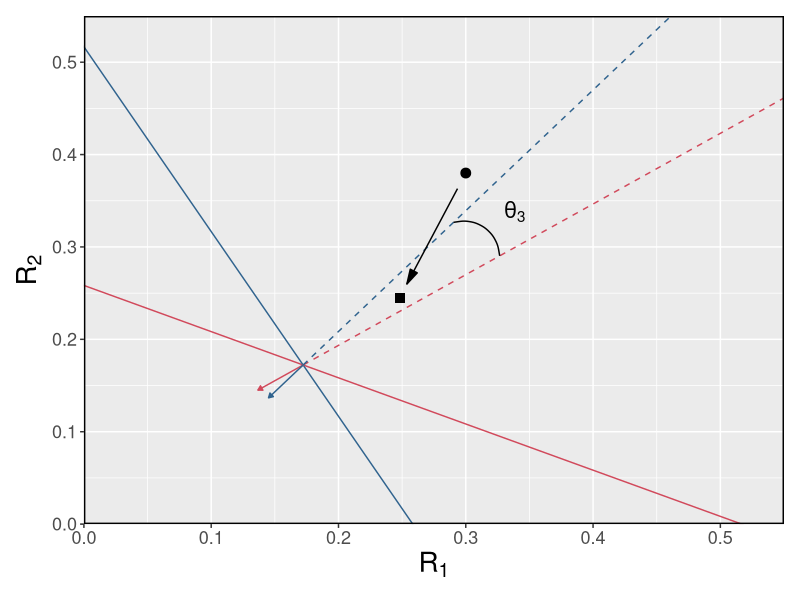
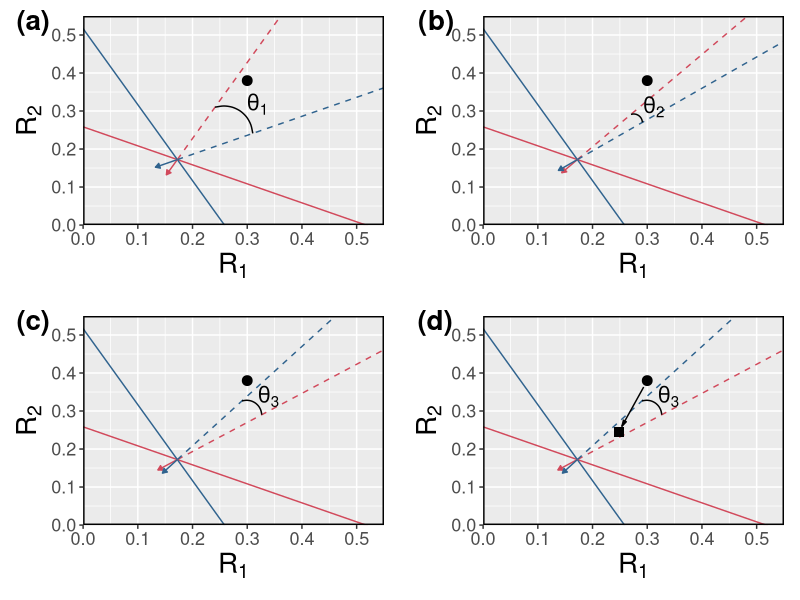

Write R code to recreate these figures, in order. (Note: this script raises an error after producing the figures.)
#################################################################################
#### Coexistence theory and the frequency-dependence of priority effects 
#### Ke & Letten (2018) Nature Ecology & Evolution
#### This R script creates Figure 1 in the main text
#### Effect of changing species' consumption vector and the supply ratio of two resources in a consumer-resource model on the fitness ratio and stabilization potential (niche difference) of coexistence theory.
#################################################################################




######################################
#### Load packages
######################################
library(tidyr)
library(ggplot2)
library(cowplot)
library(Cairo)




######################################
#### Parameter and saving space setup
######################################

#### Setup Tilman's consumer resource model parameters 
D = 0.7
c11 = 2; c12 = 4; c21 = 4; c22 = 2
w11 = 2; w12 = 4; w21 = 4; w22 = 2
k1 = 0.4; k2 = 0.4
r1 = 1; r2 = 1
T1 = 0.1; T2 = 0.1


#### Calculate slope and intercept for the ZNGI's
slope.1 = - (w11 / w12)
slope.2 = - (w21 / w22)
y.inter.1 = (D * (k1 - T1) + r1 * T1) / (w12 * (r1 - D))
y.inter.2 = (w21 / w22) * (D * (k2 - T2) + r2 * T2) / (w21 * (r2 - D))


#### Calculate equilibrium resource value
B1 = y.inter.1
B2 = y.inter.2
Lamda.1 = (w11 / w12)
Lamda.2 = (w21 / w22)
R1.star = (B1 - B2) / (Lamda.1 - Lamda.2)
R2.star = (B2 * Lamda.1 - B1 * Lamda.2) / (Lamda.1 - Lamda.2)  


#### Setup simulation angle (here, flip theta.1 and theta.2 to create priority effects)
theta.1 = acos(c12 / sqrt(c11^2 + c12^2)) * (180 / pi)
theta.2 = acos(c22 / sqrt(c21^2 + c22^2)) * (180 / pi)
theta.diff.1 = seq(theta.1, theta.2, length=99*2)
theta.diff.2 = seq(theta.2, theta.1, length=99*2)


#### Create saving space
#### Set 1 (square, a supply point with S1 > S2)
c11.save = c(); c12.save = c(); c21.save = c(); c22.save = c()
K1.save = c(); K2.save = c(); alpha.save = c(); beta.save = c()
impact.overlap.save = c(); status.save = c()
LV.slope.1.save = c(); LV.slope.2.save = c(); LV.inter.1.save = c(); LV.inter.2.save = c()

#### Set 2 (circle, a supply point with S1 < S2)
c11.save.2 = c(); c12.save.2 = c(); c21.save.2 = c(); c22.save.2 = c()
K1.save.2 = c(); K2.save.2 = c(); alpha.save.2 = c(); beta.save.2 = c()
impact.overlap.save.2 = c(); status.save.2 = c()
LV.slope.1.save.2 = c(); LV.slope.2.save.2 = c(); LV.inter.1.save.2 = c(); LV.inter.2.save.2 = c()


#### Setup resource supply rate (this affects fitness difference between species)
#### Set 1 (square, a supply point with S1 > S2)
S1 = 0.248; S2 = 0.245

#### Set 2 (circle, a supply point with S1 < S2)
S1.2 = 0.3; S2.2 = 0.38




######################################
#### Simulation for impact vector
######################################

#### Run calculation on different impact vector setup
for(i in 1:(99*2))
{
  #### Set 1 (square, a supply point with S1 > S2)
  # 1st -- get new impact vector for the new angle setting
  c11.save[i]=sin(theta.diff.1[i] * (pi / 180)) * (sqrt(c11^2 + c12^2))
  c12.save[i]=cos(theta.diff.1[i] * (pi / 180)) * (sqrt(c11^2 + c12^2))
  c21.save[i]=sin(theta.diff.2[i] * (pi / 180)) * (sqrt(c21^2 + c22^2))
  c22.save[i]=cos(theta.diff.2[i] * (pi / 180)) * (sqrt(c21^2 + c22^2))
  
  # 2nd -- get new LV-components for the new angle setting
  K1.save[i] = (D * (S2 + S1 * Lamda.1 - B1)) / (c12.save[i] + c11.save[i] * Lamda.1)
  K2.save[i] = (D * (S2 + S1 * Lamda.2 - B2)) / (c22.save[i] + c21.save[i] * Lamda.2)
  alpha.save[i] = (c22.save[i] + c21.save[i] * Lamda.1) / (c12.save[i] + c11.save[i] * Lamda.1)
  beta.save[i]  = (c12.save[i] + c11.save[i] * Lamda.2) / (c22.save[i] + c21.save[i] * Lamda.2)
  
  # 3rd -- get new LV-ZNGI for the new angle setting
  LV.slope.1.save[i] = -(1 / alpha.save[i])
  LV.slope.2.save[i] = -(beta.save[i])
  LV.inter.1.save[i] = K1.save[i] / alpha.save[i]
  LV.inter.2.save[i] = K2.save[i]
  
  # 4th -- get impact.niche.overlap for the new angle setting
  status.save[i] = ifelse(theta.diff.2[i] > theta.diff.1[i], 0, 1)  
  impact.overlap.save[i] = (c11.save[i] * c21.save[i] + c12.save[i] * c22.save[i]) / (sqrt(c11.save[i]^2 + c12.save[i]^2) * sqrt(c21.save[i]^2 + c22.save[i]^2))
  
  
  #### Set 2 (circle, a supply point with S1 < S2)
  # 1st -- get new impact vector for the new angle setting
  c11.save.2[i]=sin(theta.diff.1[i] * (pi / 180)) * (sqrt(c11^2 + c12^2))
  c12.save.2[i]=cos(theta.diff.1[i] * (pi / 180)) * (sqrt(c11^2 + c12^2))
  c21.save.2[i]=sin(theta.diff.2[i] * (pi / 180)) * (sqrt(c21^2 + c22^2))
  c22.save.2[i]=cos(theta.diff.2[i] * (pi / 180)) * (sqrt(c21^2 + c22^2))
  
  # 2nd -- get new LV-components for the new angle setting
  K1.save.2[i] = (D * (S2.2 + S1.2 * Lamda.1 - B1)) / (c12.save.2[i] + c11.save.2[i] * Lamda.1)
  K2.save.2[i] = (D * (S2.2 + S1.2 * Lamda.2 - B2)) / (c22.save.2[i] + c21.save.2[i] * Lamda.2)
  alpha.save.2[i] = (c22.save.2[i] + c21.save.2[i] * Lamda.1) / (c12.save.2[i] + c11.save.2[i] * Lamda.1)
  beta.save.2[i]  = (c12.save.2[i] + c11.save.2[i] * Lamda.2) / (c22.save.2[i] + c21.save.2[i] * Lamda.2)
  
  # 3rd -- get new LV-ZNGI for the new angle setting
  LV.slope.1.save.2[i] = -(1 / alpha.save.2[i])
  LV.slope.2.save.2[i] = -(beta.save.2[i])
  LV.inter.1.save.2[i] = K1.save.2[i] / alpha.save.2[i]
  LV.inter.2.save.2[i] = K2.save.2[i]
  
  # 4th -- get impact.niche.overlap for the new angle setting
  status.save.2[i] = ifelse(theta.diff.2[i] > theta.diff.1[i], 0, 1)  
  impact.overlap.save.2[i] = (c11.save.2[i] * c21.save.2[i] + c12.save.2[i] * c22.save.2[i]) / (sqrt(c11.save.2[i]^2 + c12.save.2[i]^2) * sqrt(c21.save.2[i]^2 + c22.save.2[i]^2))
}




######################################
#### Plot ZNGI state-space diagram
######################################

#### Gather data for ploting 
moving.impact = data.frame(c11.save, 
                           c21.save, 
                           c22.save, 
                           c12.save, 
                           R1.star = rep(R1.star, length(c11.save)), 
                           R2.star = rep(R2.star, length(c11.save)))
ZNGI.df = data.frame(bl = c(R1.star), ob = c(R2.star))
supply.seg = data.frame(x1 = S1.2-0.125*(0.3-0.248), y1 = S2.2-0.125*(0.38-0.245), 
                        x2 = S1+0.11*(0.3-0.248), y2 = S2+0.11*(0.38-0.245))

#### Plot setting 
impact.subst.ZNGI = list()
impact.params = c(1, 70, 140, 140)
alpha.vec = c(1.0, 0.8, 0.5, 0.5)
curve.vec = c(0.5, 0.5, -0.5, -0.5)
pos.vec = c(0.008, 0.02, 0.048, 0.048)
label.vec = c("theta[1]", "theta[2]", "theta[3]", "theta[3]")
angle.sep = c(29, 29, 23, 23)
mylims.x = 0.55
mylims.y = 0.55


#### Plot !
for(i in 1:4){
  
  temp = eval(substitute(
      
      # Plot ZNGIs
      ggplot(ZNGI.df,
             aes(x=bl, y=ob)) +   
      geom_point(x = S1.2, y = S2.2, size = 3) +
      geom_abline(intercept = y.inter.1, 
                  slope = slope.1, 
                  col ='#d1495b', 
                  size = 0.5) +
      geom_abline(intercept = y.inter.2, 
                  slope = slope.2, 
                  col ='#30638e', 
                  size = 0.5) + 
      coord_cartesian(expand = 0, 
                      ylim=c(0, mylims.y), 
                      xlim = c(0, mylims.x)) +
      
      # Plot impact vectors and its extensions for selected angles 
      geom_segment(data = moving.impact[impact.params[i], ], 
                   aes(x = R1.star, y = R2.star, xend = R1.star-c11.save/100, yend = R2.star-c12.save/100), 
                   size = 0.5, 
                   col='#d1495b', 
                   arrow = arrow(type = "closed", length = unit(0.05, "inches"))) + 
      geom_segment(data = moving.impact[impact.params[i], ], 
                   aes(x = R1.star, y = R2.star, xend = R1.star-c21.save/100, yend = R2.star-c22.save/100), 
                   size = 0.5, col='#30638e', 
                   arrow = arrow(type = "closed", length = unit(0.05, "inches"))) + 
      geom_segment(data = moving.impact[impact.params[i], ], 
                   aes(x = R1.star, y = R2.star, xend = R1.star+c11.save, yend = R2.star+c12.save), 
                   size = 0.5, 
                   col='#d1495b', 
                   linetype = 2) + 
      geom_segment(data = moving.impact[impact.params[i],], 
                   aes(x = R1.star, y = R2.star, xend = R1.star+c21.save, yend = R2.star+c22.save), 
                   size = 0.5, 
                   col='#30638e', 
                   linetype = 2) + 
      
      # Plot selected angles with curves
      geom_curve(x = R1.star+c21.save[impact.params[i]]/angle.sep[i],
                 xend = R1.star+c11.save[impact.params[i]]/angle.sep[i],
                 y = R2.star+c22.save[impact.params[i]]/angle.sep[i],
                 yend = R2.star+c12.save[impact.params[i]]/angle.sep[i],
                 curvature = curve.vec[i],
                 size = 0.5,
                 col='black',
                 linetype = 1) +
      
      # Plot text indicating angles
      geom_text(x = R1.star+c21.save[impact.params[i]]/angle.sep[i] + pos.vec[i], 
                y = R2.star+c12.save[impact.params[i]]/angle.sep[i] + pos.vec[i], 
                label = label.vec[i], 
                parse = TRUE,  
                size = 5.5) +
      
      # Other settings 
      xlab(expression(R[1])) + 
      ylab(expression(R[2])) +
      
      theme(legend.position = "none", 
            plot.margin = unit(c(0.8,0.8,0.8,0.8), "lines"),
            axis.text = element_text(size=13),
            axis.title=element_text(size=20)) +
      panel_border(colour = "black")
      
  , list(i = i)))
 
  # Add Set 1 supply point only for the last panel and an arrow between the two supply points
  if(i == 4) {temp = temp + geom_point(x = S1, y = S2, size = 3, shape = 15)}
  if(i == 4) {temp = temp + geom_segment(data = supply.seg, aes(x = x1, y = y1, xend = x2, yend = y2), size = 0.5, arrow = arrow(length = unit(0.03, "npc"), angle = 15, type = "closed"))}
  
  impact.subst.ZNGI[[i]] = temp
}


#### Summarize into a four panel figure 
ZNGIs = plot_grid(impact.subst.ZNGI[[1]], impact.subst.ZNGI[[2]], impact.subst.ZNGI[[3]], impact.subst.ZNGI[[4]], nrow = 2, ncol = 2, labels = c("(a)", "(b)", "(c)", "(d)"), label_size=20)




######################################
#### Plot Chesson's plot
######################################

#### Function setting for Chesson's plot
ggplot.MCT.stablizing.logscale = function(YMIN){
  x.1 = seq(1, 0, by=-0.001)
  x.2 = seq(0, -1, by=-0.001)
  y1.1 = 1/((1-x.1))
  y2.1 = 1-x.1
  y1.2 = 1/((1-x.2))
  y2.2 = 1-x.2
  
  cf.df.1 = data.frame(my.x = c(x.1, x.1), 
                       my.y = c(y1.1, y2.1), 
                       whichy = c(rep("y1", times = length(seq(1, 0, by=-0.001))), 
                                  rep("y2", times = length(seq(1, 0, by=-0.001)))))
  rib.dims.1 = data.frame(min.dim = y1.1, max.dim = y2.1, x.dim = x.1)
  
  cf.df.2 = data.frame(my.x = c(x.2, x.2), 
                       my.y = c(y1.2, y2.2), 
                       whichy = c(rep("y1", times = length(seq(0, -1, by=-0.001))), 
                                  rep("y2", times = length(seq(0, -1, by=-0.001)))))
  rib.dims.2 = data.frame(min.dim = y1.2, max.dim = y2.2, x.dim = x.2)
  
  ggplot() + 
    geom_ribbon(data = rib.dims.1, 
                aes(x = x.dim, 
                    ymin = min.dim, 
                    ymax = max.dim), 
                fill = "grey", 
                alpha = 0.3) +
    geom_line(data = cf.df.1, 
              aes(x = my.x, 
                  y = my.y,
                  linetype = whichy,
                  group = whichy), 
              col = "black") +     
    geom_ribbon(data = rib.dims.2, 
                aes(x = x.dim, 
                    ymin = min.dim, 
                    ymax = max.dim), 
                fill = "darkgrey", 
                alpha = 0.6) +
    geom_line(data = cf.df.2, 
              aes(x = my.x, 
                  y = my.y,
                  linetype = whichy,
                  group = whichy), 
              col = "black") + 
    geom_abline(intercept = 0, 
                slope = 0, 
                lty = 2, 
                col = "darkgrey") + 
    geom_vline(xintercept = 0, 
               lty = 2, 
               col = "darkgrey") +
    panel_border(colour = "black") +
    scale_y_log10() +
    scale_linetype_manual(values = c("y2" = "solid", 
                                     "y1" = "dotted")) +
    xlab(expression(paste("Stabilization potential ( 1 - ", rho, " )", sep = ""))) + 
    ylab(expression(paste("Fitness ratio ( ", frac(italic(f[2]), italic(f[1])), " )", sep=""))) +
    theme(legend.position = "none", 
          axis.title.y = element_text(angle = 90), 
          axis.title = element_text(size = 20))
}


#### Setup ploting range with the index 'ri'
#### Set 1 (square, a supply point with S1 > S2)
ri = c(1:(99*2))
K1.plot.region = K1.save[ri]
K2.plot.region = K2.save[ri]
alpha.plot.region = alpha.save[ri]
beta.plot.region = beta.save[ri]
overlap.plot.region = impact.overlap.save[ri]

#### Set 2 (circle, a supply point with S1 < S2)
ri.2 = c(1:(99*2))
K1.plot.region.2 = K1.save.2[ri.2]
K2.plot.region.2 = K2.save.2[ri.2]
alpha.plot.region.2 = alpha.save.2[ri.2]
beta.plot.region.2 = beta.save.2[ri.2]
overlap.plot.region.2 = impact.overlap.save.2[ri.2]


#### Calculate Chesson's fitness and niche difference for each angle
#### Set 1 (square, a supply point with S1 > S2)
niche.overlap = sqrt(alpha.save[ri] * beta.save[ri])
fitness.diffs = (K2.save[ri] / K1.save[ri]) * sqrt(alpha.save[ri] / beta.save[ri])

#### Set 2 (circle, a supply point with S1 < S2)
niche.overlap.2 = sqrt(alpha.save.2[ri.2] * beta.save.2[ri.2])
fitness.diffs.2 = (K2.save.2[ri.2] / K1.save.2[ri.2]) * sqrt(alpha.save.2[ri.2] / beta.save.2[ri.2])


#### Gather data for ploting 
#### Set 1 (square, a supply point with S1 > S2)
df.temp.subst = data.frame(fitness = fitness.diffs, 
                           overlap = overlap.plot.region, 
                           Rho = niche.overlap, 
                           Rho.inv = 1/niche.overlap)
df.gg.subst = gather(df.temp.subst, key = param, value = score, -overlap)
stable.temp = data.frame(AFD = df.gg.subst$score[df.gg.subst$param == "fitness"], 
                         ND = df.gg.subst$score[df.gg.subst$param == "Rho"], 
                         SND = 1 - (df.gg.subst$score[df.gg.subst$param == "Rho"]))

#### Set 2 (circle, a supply point with S1 < S2)
df.temp.subst.2 = data.frame(fitness = fitness.diffs.2, 
                             overlap = overlap.plot.region.2, 
                             Rho = niche.overlap.2, 
                             Rho.inv = 1/niche.overlap.2)
df.gg.subst.2 = gather(df.temp.subst.2, key = param, value = score, -overlap)
stable.temp.2 = data.frame(AFD = df.gg.subst.2$score[df.gg.subst.2$param == "fitness"], 
                           ND = df.gg.subst.2$score[df.gg.subst.2$param == "Rho"], 
                           SND = 1 - (df.gg.subst.2$score[df.gg.subst.2$param == "Rho"]))

#### An arrow between the two supply points
supply.seg.chesson = data.frame(x1 = 1 - (niche.overlap.2[impact.params][4]), y1 = (fitness.diffs.2[4]+0.01),
                                x2 = 1 - (niche.overlap[impact.params][4]), y2 = (fitness.diffs[4])-0.01)


#### Plot setting
impact.params = c(1, 70, 140, 140)
alpha.vec = c(1.0, 0.8, 0.5, 0.5)
curve.vec = c(0.5, 0.5, -0.5, -0.5)
pos.vec = c(0.008, 0.02, 0.048, 0.048)
label.vec = c("theta[1]", "theta[2]", "theta[3]", "theta[3]")
angle.sep = c(29, 29, 23, 23)
mylims.x.Chesson = 0.5
mylims.y.Chesson = 1.7


#### Plot !
impact.subst.Chesson = 
  
  # Plot Chesson framework 
  ggplot.MCT.stablizing.logscale(2) + 
  
  # Plot simulation lines -- Set 2
  geom_line(data = stable.temp.2[1:max(impact.params), ], 
            aes(x=SND, 
                y=AFD), 
            size=0.5,
            color='#454545') +
  
  # Plot angle points -- Set 1 (only the last angle)
  geom_point(aes(x = 1 - (niche.overlap[impact.params][4]), 
                 y = (fitness.diffs[4])), 
             size = 3, 
             shape = 15) + 
  
  # Plot angle points -- Set 2
  geom_point(aes(x = 1 - (niche.overlap.2[impact.params][1]), 
                 y = (fitness.diffs.2[1])), 
             size = 3) +
  geom_point(aes(x = 1 - (niche.overlap.2[impact.params][2]), 
                 y = (fitness.diffs.2[2])), 
             size = 3) +
  geom_point(aes(x = 1 - (niche.overlap.2[impact.params][3]), 
                 y = (fitness.diffs.2[3])), 
             size = 3) + 
  
  # Plot text indicating angles -- Set 1 (only the last angle)
  geom_text(aes(x = 1 - (niche.overlap[impact.params][4]), 
                y = (fitness.diffs[4]) + 0.03), 
            label = "theta[3]", 
            parse = TRUE,  
            size = 5.5) + 

  # Plot text indicating angles -- Set 2
  geom_text(aes(x = 1 - (niche.overlap.2[impact.params][1]), 
                y = (fitness.diffs.2[1]) - 0.03), 
            label = "theta[1]", 
            parse = TRUE,  
            size = 5.5) +
  geom_text(aes(x = 1 - (niche.overlap.2[impact.params][2]), 
                y = (fitness.diffs.2[2]) - 0.03), 
            label = "theta[2]", 
            parse = TRUE,  
            size = 5.5) +
  geom_text(aes(x = 1 - (niche.overlap.2[impact.params][3]), 
                y = (fitness.diffs.2[3]) - 0.03), 
            label = "theta[3]", 
            parse = TRUE,  
            size = 5.5) + 

  # Add arrow between the two supply points
  geom_segment(data = supply.seg.chesson, 
               aes(x = x1, y = y1, xend = x2, yend = y2), 
               size = 0.5, 
               # linetype = 3, 
               arrow = arrow(length = unit(0.02, "npc"),
                             angle = 15, 
                             type = "closed")) + 
  
  # Add text for coexistence/priority effect region:
  geom_text(aes(x = 0.0,
                y = exp(log(1.7)/2)),
            label = "Species 2 wins",
            size = 6.0, 
            fontface = "bold") +  
  geom_text(aes(x = 0.0,
                y = exp(-log(1.7)/2)),
            label = "Species 1 wins",
            size = 6.0, 
            fontface = "bold") +  
  geom_text(aes(x = 0.29,
                y = exp(log(1.7)/18)),
            label = "Coexistence",
            size = 6.0, 
            fontface = "bold") +  
  geom_text(aes(x = -0.29,
                y = exp(log(1.7)/18)),
            label = "Priority effect",
            size = 6.0, 
            fontface = "bold") +
  
  # Set ticks for the log-scaled y-axis
  scale_y_log10(breaks = c(0.6, 1, 1.6), 
                labels = c("0.6", "1", "1.6")) +
  
  # Other settings
  coord_cartesian(expand = c(0, 0), 
                  xlim = c(-mylims.x.Chesson, mylims.x.Chesson), 
                  ylim = c(1/mylims.y.Chesson, mylims.y.Chesson)) +
  theme(legend.position = "none", 
        plot.margin = unit(c(0.8,0.8,0.8,0.8), "lines"), 
        axis.text = element_text(size=13),
        axis.title = element_text(size=20)) +
  panel_border(colour = "black")




######################################
#### Save plots
######################################
dev.off()
CairoPDF(file = "Fig1.pdf", width = 18, height = 9)
plot_grid(ZNGIs, impact.subst.Chesson, labels = c("", "(e)"), nrow = 1, label_size=20)
dev.off()
